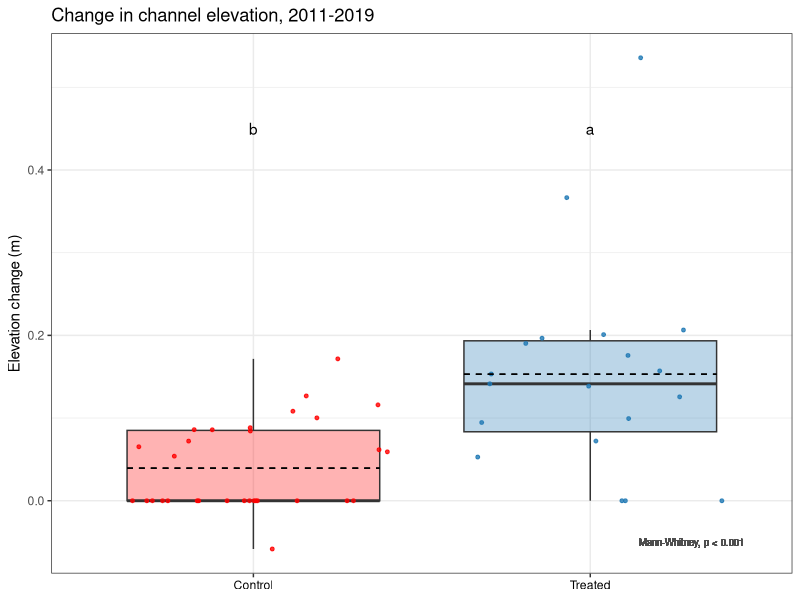
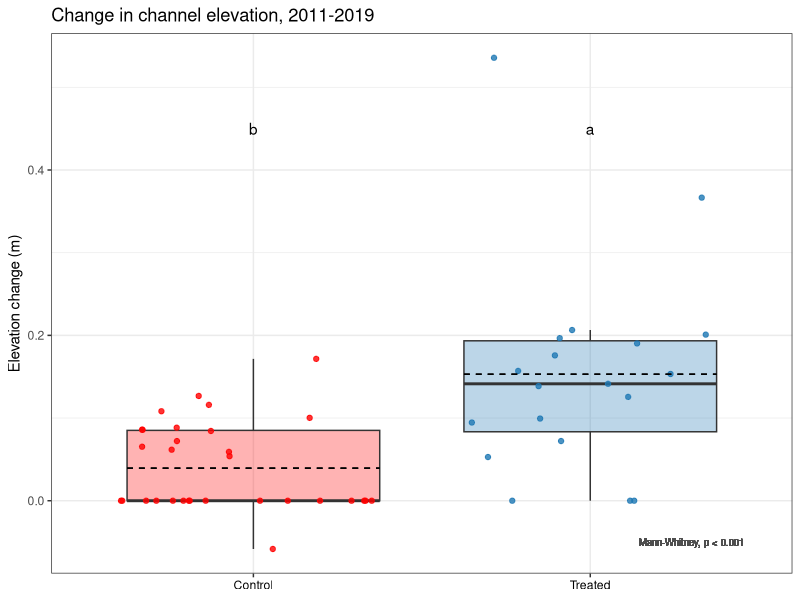
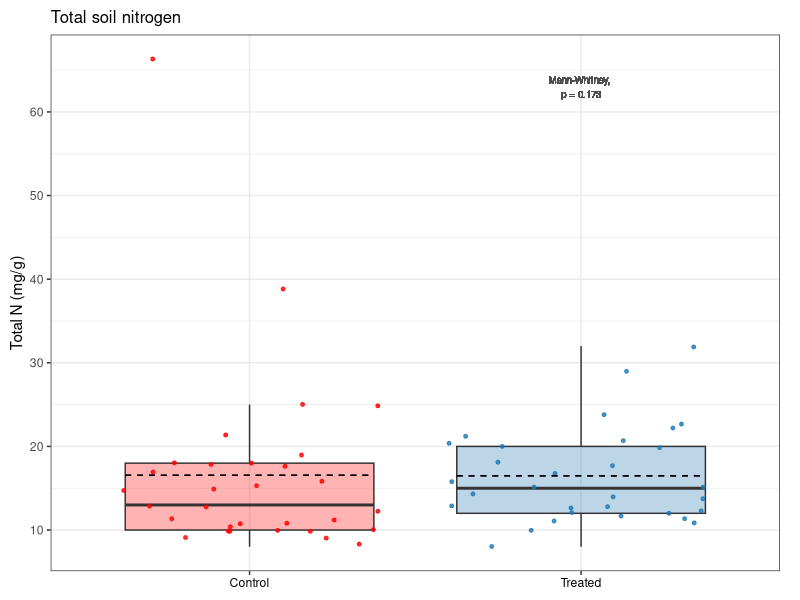
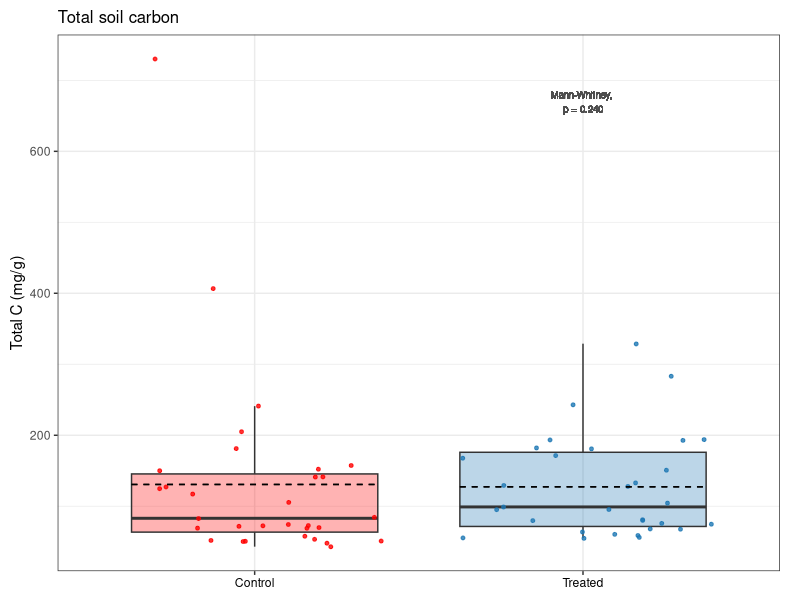
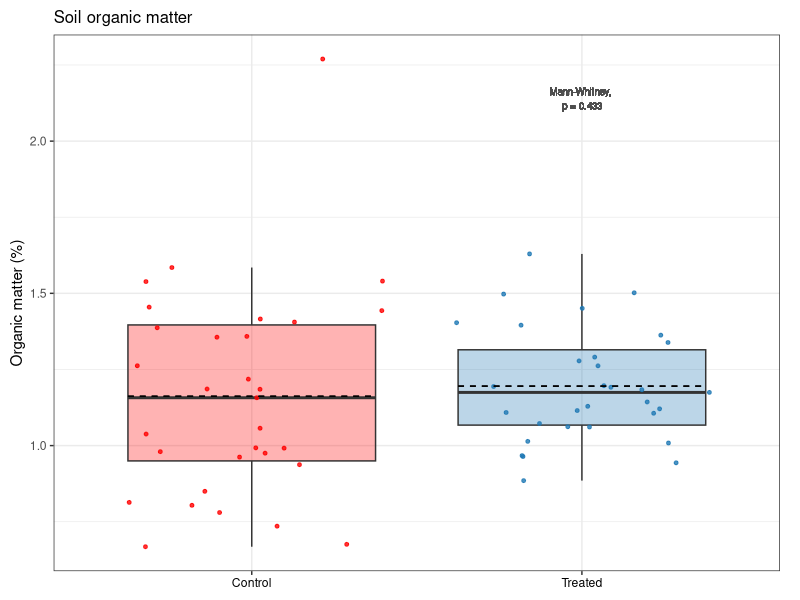
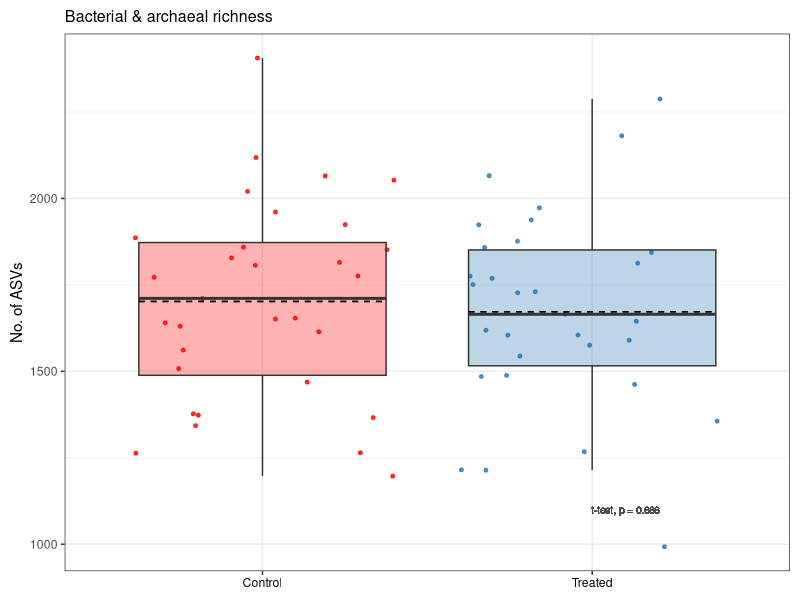
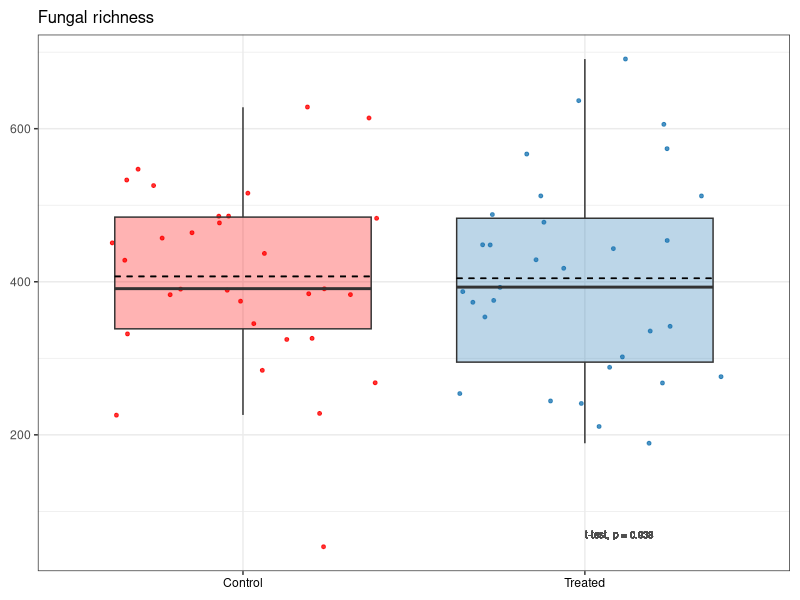
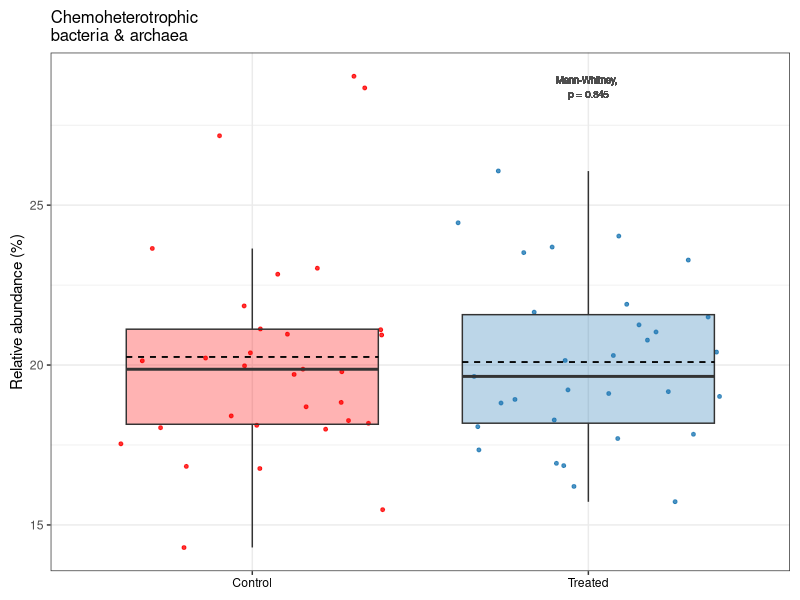

Recreate these plots in R, in order. (Note: this script raises an error after producing the figures.)
# Purpose: Create 2021 figures for publication, and code for published R Markdown.
#   Main figures: none
#   Supp figures: elevation, TN/TC/OM, barc richness/fungi richness, chet/ncycler/sapro
#   Code: t-test/Mann-Whitney and plot for soil chem & microbial (not elevation)

# Created: 2023-08-28
# Last updated: 2023-11-29

library(tidyverse)
library(ggpubr)

# Load data ---------------------------------------------------------------

dat.2021 <- read.csv("data/publish/Veg-soil-elev_2021.csv")


# Channel elevation change ------------------------------------------------

elev <- dat.2021 |> 
  filter(!is.na(dElev_corrected))

# Number of samples that increased
count(filter(dat.2021, Treatment == "Control"), dElev_corrected) # 27 0s
27/31

count(filter(dat.2021, Treatment == "Treated"), dElev_corrected) # 7 0s
7/19

summary(filter(dat.2021, Treatment == "Treated")$dElev_corrected)

# Mann-Whitney
wilcox.test(filter(dat.2021, Treatment == "Control")$dElev_corrected,
            filter(dat.2021, Treatment == "Treated")$dElev_corrected,
            paired = FALSE, exact = FALSE) # p-value = 6.48e-05

# Plot
letters <- data.frame(x = c(1, 2),
                      y = c(0.45, 0.45),
                      label = c("b", "a"),
                      Treatment = c("Control", "Treated"))

dElev.corrected.plot <- elev |> 
  ggplot(aes(x = Treatment, y = dElev_corrected)) +
  geom_boxplot(aes(fill = Treatment),
               alpha = 0.3,
               outlier.shape = NA) +
  geom_jitter(aes(color = Treatment),
              size = 1,
              alpha = 0.8) +
  scale_color_manual(values = c("red", "#1F78B4")) +
  scale_fill_manual(values = c("red", "#1F78B4")) +
  labs(title = "Change in channel elevation, 2011-2019",
       x = NULL,
       y = "Elevation change (m)") +
  theme_bw() +
  theme(legend.position = "none") +
  geom_text(data = letters,
            mapping = aes(x = x, y = y, label = label),
            color = "black") +
  theme(axis.text.x = element_text(color = "black")) +
  geom_text(aes(x = 2.3, y = -0.05, label = "Mann-Whitney, p < 0.001"),
            color = "gray30",
            size = 2.5) +
  stat_summary(fun = mean, geom = "errorbar", aes(ymax = after_stat(y), ymin = after_stat(y)),
               width = 0.75, linetype = "dashed")
dElev.corrected.plot

dElev.corrected.plot2 <- elev |> 
  ggplot(aes(x = Treatment, y = dElev_corrected)) +
  geom_boxplot(aes(fill = Treatment),
               alpha = 0.3,
               outlier.shape = NA) +
  geom_jitter(aes(color = Treatment),
              size = 1.5,
              alpha = 0.8) +
  scale_color_manual(values = c("red", "#1F78B4")) +
  scale_fill_manual(values = c("red", "#1F78B4")) +
  labs(title = "Change in channel elevation, 2011-2019",
       x = NULL,
       y = "Elevation change (m)") +
  theme_bw() +
  theme(legend.position = "none") +
  geom_text(data = letters,
            mapping = aes(x = x, y = y, label = label),
            color = "black") +
  theme(axis.text.x = element_text(color = "black")) +
  geom_text(aes(x = 2.3, y = -0.05, label = "Mann-Whitney, p < 0.001"),
            color = "gray30",
            size = 2.5) +
  stat_summary(fun = mean, geom = "errorbar", aes(ymax = after_stat(y), ymin = after_stat(y)),
               width = 0.75, linetype = "dashed")
dElev.corrected.plot2

# Initial submission
tiff("figures/2023-09_publish-figures/FigS3_Elevation.tiff", width = 6, height = 4, units = "in", res = 300)
dElev.corrected.plot
dev.off()

# Revision 1
tiff("figures/2023-12_publish-figures/FigS2_Elevation.tiff", width = 5, height = 3.5, units = "in", res = 300)
dElev.corrected.plot2
dev.off()



# Total N -----------------------------------------------------------------

# Mann-Whitney
wilcox.test(filter(dat.2021, Treatment == "Control")$TN_ppt,
            filter(dat.2021, Treatment == "Treated")$TN_ppt,
            exact = FALSE) # p-value = 0.1731

# Plot
tn.plot.21 <- dat.2021 |> 
  ggplot(aes(x = Treatment, y = TN_ppt)) +
  geom_boxplot(alpha = 0.3,
               outlier.shape = NA,
               aes(fill = Treatment)) +
  geom_jitter(size = 1,
              alpha = 0.8,
              aes(color = Treatment)) +
  scale_color_manual(values = c("red", "#1F78B4")) +
  scale_fill_manual(values = c("red", "#1F78B4")) +
  labs(title = "Total soil nitrogen",
       x = NULL,
       y = "Total N (mg/g)") +
  theme_bw() +
  theme(legend.position = "none") +
  theme(axis.text.x = element_text(color = "#000000"))  +
  theme(plot.margin = margin(0.1, 0.2, 0.1, 0.1, "in")) +
  geom_text(aes(x = 2, y = 63, label = "Mann-Whitney, \np = 0.173"),
            color = "gray30",
            size = 2.5) +
  stat_summary(fun = mean, geom = "errorbar", aes(ymax = after_stat(y), ymin = after_stat(y)),
               width = 0.75, linetype = "dashed") +
  theme(plot.title = element_text(size = 12))
tn.plot.21


# Total C -----------------------------------------------------------------

# Mann-Whitney
wilcox.test(filter(dat.2021, Treatment == "Control")$TC_ppt,
            filter(dat.2021, Treatment == "Treated")$TC_ppt,
            exact = FALSE) # p-value = 0.2397

# Plot
tc.plot.21 <- dat.2021 |> 
  ggplot(aes(x = Treatment, y = TC_ppt)) +
  geom_boxplot(alpha = 0.3,
               outlier.shape = NA,
               aes(fill = Treatment)) +
  geom_jitter(size = 1,
              alpha = 0.8,
              aes(color = Treatment)) +
  scale_color_manual(values = c("red", "#1F78B4")) +
  scale_fill_manual(values = c("red", "#1F78B4")) +
  labs(title = "Total soil carbon",
       x = NULL,
       y = "Total C (mg/g)") +
  theme_bw() +
  theme(legend.position = "none") +
  theme(axis.text.x = element_text(color = "#000000"))  +
  theme(plot.margin = margin(0.1, 0.2, 0.1, 0.1, "in")) +
  geom_text(aes(x = 2, y = 670, label = "Mann-Whitney, \np = 0.240"),
            color = "gray30",
            size = 2.5) +
  stat_summary(fun = mean, geom = "errorbar", aes(ymax = after_stat(y), ymin = after_stat(y)),
               width = 0.75, linetype = "dashed") +
  theme(plot.title = element_text(size = 12))
tc.plot.21



# Organic matter ----------------------------------------------------------

# Mann-Whitney
wilcox.test(filter(dat.2021, Treatment == "Control")$OM_perc,
            filter(dat.2021, Treatment == "Treated")$OM_perc) # p-value = 0.4332

# Plot
om.plot.21 <- dat.2021 |> 
  ggplot(aes(x = Treatment, y = OM_perc)) +
  geom_boxplot(alpha = 0.3,
               outlier.shape = NA,
               aes(fill = Treatment)) +
  geom_jitter(size = 1,
              alpha = 0.8,
              aes(color = Treatment)) +
  scale_color_manual(values = c("red", "#1F78B4")) +
  scale_fill_manual(values = c("red", "#1F78B4")) +
  labs(title = "Soil organic matter",
       x = NULL,
       y = "Organic matter (%)") +
  theme_bw() +
  theme(legend.position = "none") +
  theme(axis.text.x = element_text(color = "#000000"))  +
  theme(plot.margin = margin(0.1, 0.2, 0.1, 0.1, "in")) +
  geom_text(aes(x = 2, y = 2.14, label = "Mann-Whitney, \np = 0.433"),
            color = "gray30",
            size = 2.5) +
  stat_summary(fun = mean, geom = "errorbar", aes(ymax = after_stat(y), ymin = after_stat(y)),
               width = 0.75, linetype = "dashed") +
  theme(plot.title = element_text(size = 12))
om.plot.21



# Combine soil chem -------------------------------------------------------

# TN, TC, OM
# Initial submission
tiff("figures/2023-09_publish-figures/FigS6_Soil-chem.tiff", units = "in", height = 4, width = 7, res = 300)
ggarrange(tn.plot.21, tc.plot.21, om.plot.21, 
          ncol = 3, nrow = 1,
          labels = c("(A)", "(B)", "(C)")) 

dev.off()

# Revision 1
tiff("figures/2023-12_publish-figures/FigS5_Soil-chem.tiff", units = "in", height = 4, width = 7, res = 300)
ggarrange(tn.plot.21, tc.plot.21, om.plot.21, 
          ncol = 3, nrow = 1,
          labels = c("(A)", "(B)", "(C)")) 

dev.off()



# Barc richness -----------------------------------------------------------

# T-test
t.test(filter(dat.2021, Treatment == "Control")$barc.richness,
       filter(dat.2021, Treatment == "Treated")$barc.richness) # NS, p = 0.686

# Plot
barc.rich.plot.21 <- dat.2021 |> 
  ggplot(aes(Treatment, barc.richness)) +
  geom_jitter(aes(color = Treatment), 
              alpha = 0.8, 
              size = 1) +
  geom_boxplot(aes(fill = Treatment), 
               alpha = 0.3, 
               outlier.shape = NA) +
  xlab(NULL) +
  ylab("No. of ASVs") +
  ggtitle("Bacterial & archaeal richness") +
  scale_color_manual(values = c("red", "#1F78B4")) +
  scale_fill_manual(values = c("red", "#1F78B4")) +
  theme_bw() +
  theme(legend.position = "none") +
  theme(axis.text.x = element_text(color = "#000000")) +
  geom_text(aes(x = 2.1, y = 1100, label = "t-test, p = 0.686"),
            color = "gray30",
            size = 2.5) +
  theme(plot.margin = margin(0.1, 0.1, 0.1, 0.1, "in")) +
  stat_summary(fun = mean, geom = "errorbar", aes(ymax = after_stat(y), ymin = after_stat(y)),
               width = 0.75, linetype = "dashed") +
  theme(plot.title = element_text(size = 11.5))
barc.rich.plot.21



# Fungi richness ----------------------------------------------------------

# T-test
t.test(filter(dat.2021, Treatment == "Control")$fungi.richness,
       filter(dat.2021, Treatment == "Treated")$fungi.richness) # NS, p = 0.938

# Plot
fungi.rich.plot.21 <- dat.2021 %>% 
  ggplot(aes(Treatment, fungi.richness)) +
  geom_jitter(aes(color = Treatment), 
              alpha = 0.8, 
              size = 1) +
  geom_boxplot(aes(fill = Treatment), 
               alpha = 0.3, 
               outlier.shape = NA) +
  xlab(NULL) +
  ylab(NULL) +
  ggtitle("Fungal richness") +
  scale_color_manual(values = c("red", "#1F78B4")) +
  scale_fill_manual(values = c("red", "#1F78B4")) +
  theme_bw() +
  theme(legend.position = "none") +
  theme(axis.text.x = element_text(color = "#000000")) +
  geom_text(aes(x = 2.1, y = 70, label = "t-test, p = 0.938"),
            color = "gray30",
            size = 2.5) +
  theme(plot.margin = margin(0.1, 0.1, 0.1, 0.1, "in")) +
  stat_summary(fun = mean, geom = "errorbar", aes(ymax = after_stat(y), ymin = after_stat(y)),
               width = 0.75, linetype = "dashed") +
  theme(plot.title = element_text(size = 12))
fungi.rich.plot.21


# Combine soil richness ---------------------------------------------------

# Initial submission
tiff("figures/2023-09_publish-figures/FigS7_Soil-richness.tiff", units = "in", height = 4, width = 5.5, res = 300)
ggarrange(barc.rich.plot.21, fungi.rich.plot.21,
          ncol = 2, nrow = 1,
          labels = c("(A)", "(B)"))

dev.off()

# Revision 1
tiff("figures/2023-12_publish-figures//FigS6_Soil-richness.tiff", units = "in", height = 4, width = 5.5, res = 300)
ggarrange(barc.rich.plot.21, fungi.rich.plot.21,
          ncol = 2, nrow = 1,
          labels = c("(A)", "(B)"))

dev.off()




# Chemoheterotrophs -------------------------------------------------------

# Mann-Whitney
wilcox.test(filter(dat.2021, Treatment == "Control")$chemoheterotrophy_perc,
            filter(dat.2021, Treatment == "Treated")$chemoheterotrophy_perc) # p = 0.8449

# Plot
chemohet.plot.21 <- dat.2021 %>% 
  ggplot(aes(Treatment, chemoheterotrophy_perc)) +
  geom_jitter(aes(color = Treatment), 
              alpha = 0.8, 
              size = 1) +
  geom_boxplot(aes(fill = Treatment), 
               alpha = 0.3, 
               outlier.shape = NA) +
  xlab(NULL) +
  ylab("Relative abundance (%)") +
  ggtitle("Chemoheterotrophic \nbacteria & archaea") +
  scale_color_manual(values = c("red", "#1F78B4")) +
  scale_fill_manual(values = c("red", "#1F78B4")) +
  theme_bw() +
  theme(legend.position = "none") +
  theme(axis.text.x = element_text(color = "#000000")) +
  theme(plot.margin = margin(0.1, 0.1, 0.1, 0.1, "in")) +
  geom_text(aes(x = 2, y = 28.7, label = "Mann-Whitney, \np = 0.845"),
            color = "gray30",
            size = 2.5) +
  stat_summary(fun = mean, geom = "errorbar", aes(ymax = after_stat(y), ymin = after_stat(y)),
               width = 0.75, linetype = "dashed") +
  theme(plot.title = element_text(size = 12))
chemohet.plot.21



# N-cyclers ---------------------------------------------------------------

# Mann-Whitney
wilcox.test(filter(dat.2021, Treatment == "Control")$n.cycler_perc,
            filter(dat.2021, Treatment == "Treated")$n.cycler_perc) # p-value = 0.5854

# Plot
ncycler.plot.21 <- dat.2021 %>% 
  ggplot(aes(Treatment, n.cycler_perc)) +
  geom_jitter(aes(color = Treatment), 
              alpha = 0.8, 
              size = 1) +
  geom_boxplot(aes(fill = Treatment), 
               alpha = 0.3, 
               outlier.shape = NA) +
  xlab(NULL) +
  ylab(NULL) +
  ggtitle("Nitrogen-cycling \nbacteria & archaea") +
  scale_color_manual(values = c("red", "#1F78B4")) +
  scale_fill_manual(values = c("red", "#1F78B4")) +
  theme_bw() +
  theme(legend.position = "none") +
  theme(axis.text.x = element_text(color = "#000000")) +
  theme(plot.margin = margin(0.1, 0.1, 0.1, 0.25, "in")) +
  geom_text(aes(x = 2, y = 13.6, label = "Mann-Whitney, \np = 0.585"),
            color = "gray30",
            size = 2.5) +
  stat_summary(fun = mean, geom = "errorbar", aes(ymax = after_stat(y), ymin = after_stat(y)),
               width = 0.75, linetype = "dashed") +
  theme(plot.title = element_text(size = 12))
ncycler.plot.21



# Saprotrophs -------------------------------------------------------------

# T-test
t.test(filter(dat.2021, Treatment == "Control")$saprotroph,
       filter(dat.2021, Treatment == "Treated")$saprotroph) # NS, p = 0.272

# Plot
sapro.plot.21 <- dat.2021 %>% 
  ggplot(aes(Treatment, saprotroph)) +
  geom_jitter(aes(color = Treatment), 
              alpha = 0.8, 
              size = 1) +
  geom_boxplot(aes(fill = Treatment), 
               alpha = 0.3, 
               outlier.shape = NA) +
  xlab(NULL) +
  ylab(NULL) +
  ggtitle("Saprotrophic fungi") +
  scale_color_manual(values = c("red", "#1F78B4")) +
  scale_fill_manual(values = c("red", "#1F78B4")) +
  theme_bw() +
  theme(legend.position = "none") +
  theme(axis.text.x = element_text(color = "#000000")) +
  theme(plot.margin = margin(0.1, 0.1, 0.1, 0.25, "in")) +
  geom_text(aes(x = 2, y = 42, label = "t-test, p = 0.272"),
            color = "gray30",
            size = 2.5) +
  stat_summary(fun = mean, geom = "errorbar", aes(ymax = after_stat(y), ymin = after_stat(y)),
               width = 0.75, linetype = "dashed") +
  theme(plot.title = element_text(size = 12))
sapro.plot.21



# Combine FAPROTAX and FUNGuild -------------------------------------------

# Initial submission
tiff("figures/2023-09_publish-figures/FigS8_Soil-functional.tiff", units = "in", height = 4, width = 7, res = 300)
ggarrange(chemohet.plot.21, ncycler.plot.21, sapro.plot.21, 
          ncol = 3, nrow = 1,
          labels = c("(A)", "(B)", "(C)")) 

dev.off()

# Revision 1
tiff("figures/2023-12_publish-figures/FigS7_Soil-functional.tiff", units = "in", height = 4, width = 7, res = 300)
ggarrange(chemohet.plot.21, ncycler.plot.21, sapro.plot.21, 
          ncol = 3, nrow = 1,
          labels = c("(A)", "(B)", "(C)")) 

dev.off()


save.image("RData/Publish_t-test-2021.RData")
